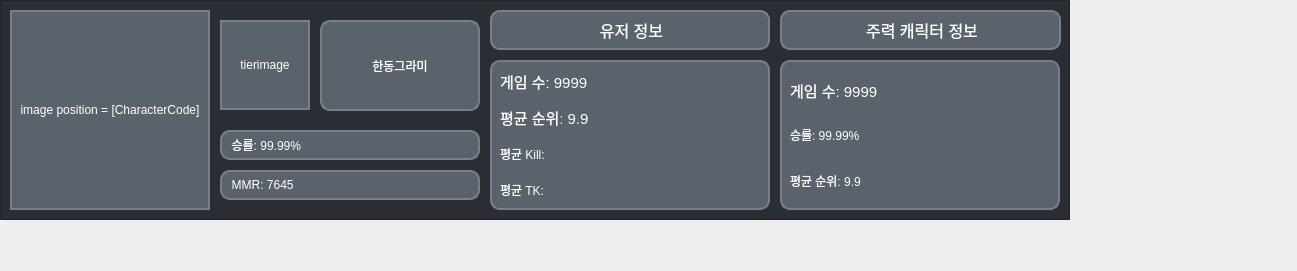
<?xml version="1.0" encoding="UTF-8"?>
<ui version="4.0">
 <class>Form</class>
 <widget class="QWidget" name="Form">
  <property name="geometry">
   <rect>
    <x>0</x>
    <y>0</y>
    <width>1297</width>
    <height>271</height>
   </rect>
  </property>
  <property name="windowTitle">
   <string>Form</string>
  </property>
  <widget class="QFrame" name="mmrItemFrame">
   <property name="geometry">
    <rect>
     <x>0</x>
     <y>0</y>
     <width>1070</width>
     <height>220</height>
    </rect>
   </property>
   <property name="minimumSize">
    <size>
     <width>1070</width>
     <height>220</height>
    </size>
   </property>
   <property name="maximumSize">
    <size>
     <width>1070</width>
     <height>220</height>
    </size>
   </property>
   <property name="styleSheet">
    <string notr="true">background-color: rgb(42, 46, 52);</string>
   </property>
   <property name="frameShape">
    <enum>QFrame::StyledPanel</enum>
   </property>
   <property name="frameShadow">
    <enum>QFrame::Raised</enum>
   </property>
   <widget class="QWidget" name="pos_image" native="true">
    <property name="geometry">
     <rect>
      <x>10</x>
      <y>10</y>
      <width>200</width>
      <height>200</height>
     </rect>
    </property>
    <property name="styleSheet">
     <string notr="true">background-color: rgb(90, 99, 108);
font: 9pt &quot;KoPub돋움체 Bold&quot;;
color: rgb(255, 255, 255);
border: 2px solid rgb(116, 128, 139);</string>
    </property>
    <widget class="QLabel" name="charimage">
     <property name="geometry">
      <rect>
       <x>0</x>
       <y>0</y>
       <width>200</width>
       <height>200</height>
      </rect>
     </property>
     <property name="styleSheet">
      <string notr="true"/>
     </property>
     <property name="text">
      <string>image position = [CharacterCode]</string>
     </property>
     <property name="alignment">
      <set>Qt::AlignCenter</set>
     </property>
    </widget>
   </widget>
   <widget class="QLabel" name="winLate">
    <property name="geometry">
     <rect>
      <x>220</x>
      <y>130</y>
      <width>260</width>
      <height>30</height>
     </rect>
    </property>
    <property name="styleSheet">
     <string notr="true">background-color: rgb(90, 99, 108);
font: 11pt &quot;KoPub돋움체 Bold&quot;;
color: rgb(255, 255, 255);
border: 2px solid rgb(116, 128, 139);
border-radius: 10px;</string>
    </property>
    <property name="text">
     <string>  승률: 99.99%</string>
    </property>
   </widget>
   <widget class="QLabel" name="mmr">
    <property name="geometry">
     <rect>
      <x>220</x>
      <y>170</y>
      <width>260</width>
      <height>30</height>
     </rect>
    </property>
    <property name="styleSheet">
     <string notr="true">background-color: rgb(90, 99, 108);
font: 11pt &quot;KoPub돋움체 Bold&quot;;
color: rgb(255, 255, 255);
border: 2px solid rgb(116, 128, 139);
border-radius: 10px;</string>
    </property>
    <property name="text">
     <string>  MMR: 7645</string>
    </property>
   </widget>
   <widget class="QLabel" name="tierimage">
    <property name="geometry">
     <rect>
      <x>220</x>
      <y>20</y>
      <width>90</width>
      <height>90</height>
     </rect>
    </property>
    <property name="styleSheet">
     <string notr="true">background-color: rgb(90, 99, 108);
font: 9pt &quot;KoPub돋움체 Bold&quot;;
color: rgb(255, 255, 255);
border: 2px solid rgb(116, 128, 139);</string>
    </property>
    <property name="text">
     <string>tierimage</string>
    </property>
    <property name="alignment">
     <set>Qt::AlignCenter</set>
    </property>
   </widget>
   <widget class="QLabel" name="Userstat">
    <property name="geometry">
     <rect>
      <x>490</x>
      <y>10</y>
      <width>280</width>
      <height>40</height>
     </rect>
    </property>
    <property name="styleSheet">
     <string notr="true">background-color: rgb(90, 99, 108);
font: 9pt &quot;KoPub돋움체 Bold&quot;;
color: rgb(255, 255, 255);
border: 2px solid rgb(116, 128, 139);
border-radius: 10px;</string>
    </property>
    <property name="text">
     <string>&lt;html&gt;&lt;head/&gt;&lt;body&gt;&lt;p align=&quot;center&quot;&gt;&lt;span style=&quot; font-size:12pt;&quot;&gt;유저 정보&lt;/span&gt;&lt;/p&gt;&lt;/body&gt;&lt;/html&gt;</string>
    </property>
   </widget>
   <widget class="QLabel" name="Charstat">
    <property name="geometry">
     <rect>
      <x>780</x>
      <y>10</y>
      <width>281</width>
      <height>40</height>
     </rect>
    </property>
    <property name="styleSheet">
     <string notr="true">background-color: rgb(90, 99, 108);
font: 9pt &quot;KoPub돋움체 Bold&quot;;
color: rgb(255, 255, 255);
border: 2px solid rgb(116, 128, 139);
border-radius: 10px;</string>
    </property>
    <property name="text">
     <string>&lt;html&gt;&lt;head/&gt;&lt;body&gt;&lt;p align=&quot;center&quot;&gt;&lt;span style=&quot; font-size:12pt;&quot;&gt;주력 캐릭터 정보&lt;/span&gt;&lt;/p&gt;&lt;/body&gt;&lt;/html&gt;</string>
    </property>
   </widget>
   <widget class="QLabel" name="nickname">
    <property name="geometry">
     <rect>
      <x>320</x>
      <y>20</y>
      <width>160</width>
      <height>91</height>
     </rect>
    </property>
    <property name="styleSheet">
     <string notr="true">background-color: rgb(90, 99, 108);
font: 13pt &quot;KoPub돋움체 Bold&quot;;
color: rgb(255, 255, 255);
border: 2px solid rgb(116, 128, 139);
border-radius: 10px;</string>
    </property>
    <property name="text">
     <string>한동그라미</string>
    </property>
    <property name="alignment">
     <set>Qt::AlignCenter</set>
    </property>
   </widget>
   <widget class="QFrame" name="frame_2">
    <property name="geometry">
     <rect>
      <x>490</x>
      <y>60</y>
      <width>280</width>
      <height>150</height>
     </rect>
    </property>
    <property name="styleSheet">
     <string notr="true">background-color: rgb(90, 99, 108);
font: 9pt &quot;KoPub돋움체 Bold&quot;;
color: rgb(255, 255, 255);
border: 2px solid rgb(116, 128, 139);
border-radius: 10px;</string>
    </property>
    <property name="frameShape">
     <enum>QFrame::StyledPanel</enum>
    </property>
    <property name="frameShadow">
     <enum>QFrame::Raised</enum>
    </property>
    <widget class="QLabel" name="totalGame">
     <property name="geometry">
      <rect>
       <x>10</x>
       <y>6</y>
       <width>261</width>
       <height>31</height>
      </rect>
     </property>
     <property name="styleSheet">
      <string notr="true">font: 11pt &quot;KoPub돋움체 Bold&quot;;
color: rgb(255, 255, 255);
background-color: rgba(255, 255, 255, 0);
border: 0px</string>
     </property>
     <property name="text">
      <string>&lt;html&gt;&lt;head/&gt;&lt;body&gt;&lt;p&gt;&lt;span style=&quot; font-size:11pt;&quot;&gt;게임 수: 9999&lt;/span&gt;&lt;/p&gt;&lt;/body&gt;&lt;/html&gt;</string>
     </property>
    </widget>
    <widget class="QLabel" name="avgRank">
     <property name="geometry">
      <rect>
       <x>10</x>
       <y>42</y>
       <width>261</width>
       <height>31</height>
      </rect>
     </property>
     <property name="styleSheet">
      <string notr="true">font: 11pt &quot;KoPub돋움체 Bold&quot;;
color: rgb(255, 255, 255);
background-color: rgba(255, 255, 255, 0);
border: 0px</string>
     </property>
     <property name="text">
      <string>&lt;html&gt;&lt;head/&gt;&lt;body&gt;&lt;p&gt;&lt;span style=&quot; font-size:11pt;&quot;&gt;평균 순위: 9.9 &lt;/span&gt;&lt;/p&gt;&lt;/body&gt;&lt;/html&gt;</string>
     </property>
    </widget>
    <widget class="QLabel" name="avgKill">
     <property name="geometry">
      <rect>
       <x>10</x>
       <y>78</y>
       <width>261</width>
       <height>31</height>
      </rect>
     </property>
     <property name="styleSheet">
      <string notr="true">font: 11pt &quot;KoPub돋움체 Bold&quot;;
color: rgb(255, 255, 255);
background-color: rgba(255, 255, 255, 0);
border: 0px</string>
     </property>
     <property name="text">
      <string>평균 Kill: </string>
     </property>
    </widget>
    <widget class="QLabel" name="avgTK">
     <property name="geometry">
      <rect>
       <x>10</x>
       <y>114</y>
       <width>261</width>
       <height>31</height>
      </rect>
     </property>
     <property name="styleSheet">
      <string notr="true">font: 11pt &quot;KoPub돋움체 Bold&quot;;
color: rgb(255, 255, 255);
background-color: rgba(255, 255, 255, 0);
border: 0px</string>
     </property>
     <property name="text">
      <string>평균 TK: </string>
     </property>
    </widget>
   </widget>
   <widget class="QFrame" name="frame_3">
    <property name="geometry">
     <rect>
      <x>780</x>
      <y>60</y>
      <width>280</width>
      <height>150</height>
     </rect>
    </property>
    <property name="styleSheet">
     <string notr="true">background-color: rgb(90, 99, 108);
font: 9pt &quot;KoPub돋움체 Bold&quot;;
color: rgb(255, 255, 255);
border: 2px solid rgb(116, 128, 139);
border-radius: 10px;</string>
    </property>
    <property name="frameShape">
     <enum>QFrame::StyledPanel</enum>
    </property>
    <property name="frameShadow">
     <enum>QFrame::Raised</enum>
    </property>
    <widget class="QLabel" name="charGame">
     <property name="geometry">
      <rect>
       <x>10</x>
       <y>15</y>
       <width>261</width>
       <height>31</height>
      </rect>
     </property>
     <property name="styleSheet">
      <string notr="true">font: 11pt &quot;KoPub돋움체 Bold&quot;;
color: rgb(255, 255, 255);
background-color: rgba(255, 255, 255, 0);
border: 0px</string>
     </property>
     <property name="text">
      <string>&lt;html&gt;&lt;head/&gt;&lt;body&gt;&lt;p&gt;&lt;span style=&quot; font-size:11pt;&quot;&gt;게임 수: 9999&lt;/span&gt;&lt;/p&gt;&lt;/body&gt;&lt;/html&gt;</string>
     </property>
    </widget>
    <widget class="QLabel" name="charWinlate">
     <property name="geometry">
      <rect>
       <x>10</x>
       <y>60</y>
       <width>261</width>
       <height>31</height>
      </rect>
     </property>
     <property name="styleSheet">
      <string notr="true">font: 11pt &quot;KoPub돋움체 Bold&quot;;
color: rgb(255, 255, 255);
background-color: rgba(255, 255, 255, 0);
border: 0px</string>
     </property>
     <property name="text">
      <string>&lt;html&gt;&lt;head/&gt;&lt;body&gt;&lt;p&gt;승률: 99.99%&lt;/p&gt;&lt;/body&gt;&lt;/html&gt;</string>
     </property>
    </widget>
    <widget class="QLabel" name="charAvgRank">
     <property name="geometry">
      <rect>
       <x>10</x>
       <y>105</y>
       <width>261</width>
       <height>31</height>
      </rect>
     </property>
     <property name="styleSheet">
      <string notr="true">font: 11pt &quot;KoPub돋움체 Bold&quot;;
color: rgb(255, 255, 255);
background-color: rgba(255, 255, 255, 0);
border: 0px</string>
     </property>
     <property name="text">
      <string>평균 순위: 9.9 </string>
     </property>
    </widget>
   </widget>
  </widget>
 </widget>
 <resources>
  <include location="../UIResource/champIcons.qrc"/>
 </resources>
 <connections/>
</ui>
